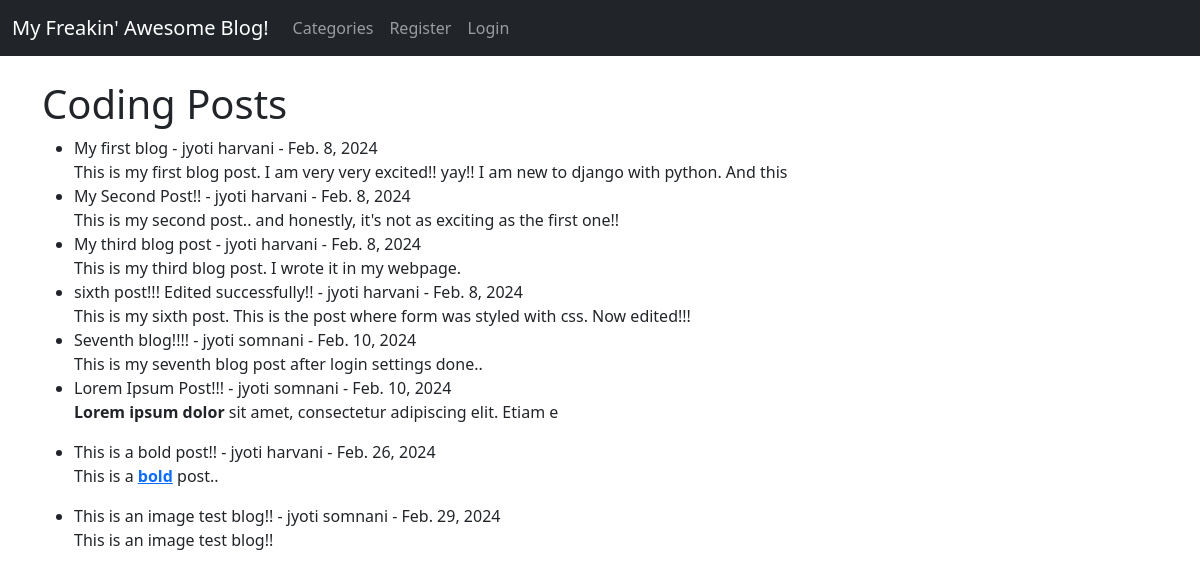
/category/coding/, run on the app's committed database.
### theblog1/models.py (models this page shows, shortened)
class Post(models.Model):
	title=models.CharField(max_length=255)
	header_image=models.ImageField(null = True, blank = True, upload_to = 'images/')
	title_tag=models.CharField(max_length=255)
	author=models.ForeignKey(User,on_delete=models.CASCADE)
	body=RichTextField(blank = True, null = True)
	post_date=models.DateField(auto_now_add=True)
	category=models.CharField(max_length=255,default='coding')
	likes = models.ManyToManyField(User,related_name='blog_posts')
	snippet=models.CharField(max_length=255,default='Click above link to see the blog')

### theblog1/views.py (the view)
# urls.py: path('category/<str:cats>/',CategoryView, name = 'category'),
def CategoryView(request, cats):
	category_posts = Post.objects.filter(category=cats.replace('-',' '))
	return render(request,'categories.html',{'cats' : cats.title().replace('-',' '), 'category_posts' : category_posts})

### theblog1/templates/categories.html (shortened to what this page needs)
{% extends 'base.html' %}
{% block content %}
<h1>{{cats}} Posts</h1>
{% if category_posts %}
	<ul>
	{% for post in category_posts %}
		<li>
		{{ post.title }}</a> -
		{{ post.author.first_name}}
		{{ post.author.last_name}} -
		{{ post.post_date}}
		<br/>
		{{ post.body|slice:":100"|safe }}</li>
	{% endfor %}
	</ul>
{% else %}
	<h2>Sorry! This page does not exist...</h2>
{% endif %}
{% endblock %}

### data on the page
Post: title "My first blog", author.first_name "jyoti", author.last_name "harvani", post_date "Feb. 8, 2024", body "This is my first blog post. I am very very excited!! yay!! I am new to django with python. And this"
Post: title "My Second Post!!", author.first_name "jyoti", author.last_name "harvani", post_date "Feb. 8, 2024", body "This is my second post.. and honestly, it's not as exciting as the first one!!"
Post: title "My third blog post", author.first_name "jyoti", author.last_name "harvani", post_date "Feb. 8, 2024", body "This is my third blog post. I wrote it in my webpage."
Post: title "sixth post!!! Edited successfully!!", author.first_name "jyoti", author.last_name "harvani", post_date "Feb. 8, 2024", body "This is my sixth post. This is the post where form was styled with css. Now edited!!!"
Post: title "Seventh blog!!!!", author.first_name "jyoti", author.last_name "somnani", post_date "Feb. 10, 2024", body "This is my seventh blog post after login settings done.."
Post: title "Lorem Ipsum Post!!!", author.first_name "jyoti", author.last_name "somnani", post_date "Feb. 10, 2024", body "Lorem ipsum dolor sit amet, consectetur adipiscing elit. Etiam e"
Post: title "This is a bold post!!", author.first_name "jyoti", author.last_name "harvani", post_date "Feb. 26, 2024", body "This is a bold post.."
Post: title "This is an image test blog!!", author.first_name "jyoti", author.last_name "somnani", post_date "Feb. 29, 2024", body "This is an image test blog!!"

### other printed values
{{ cats }} "Coding"
